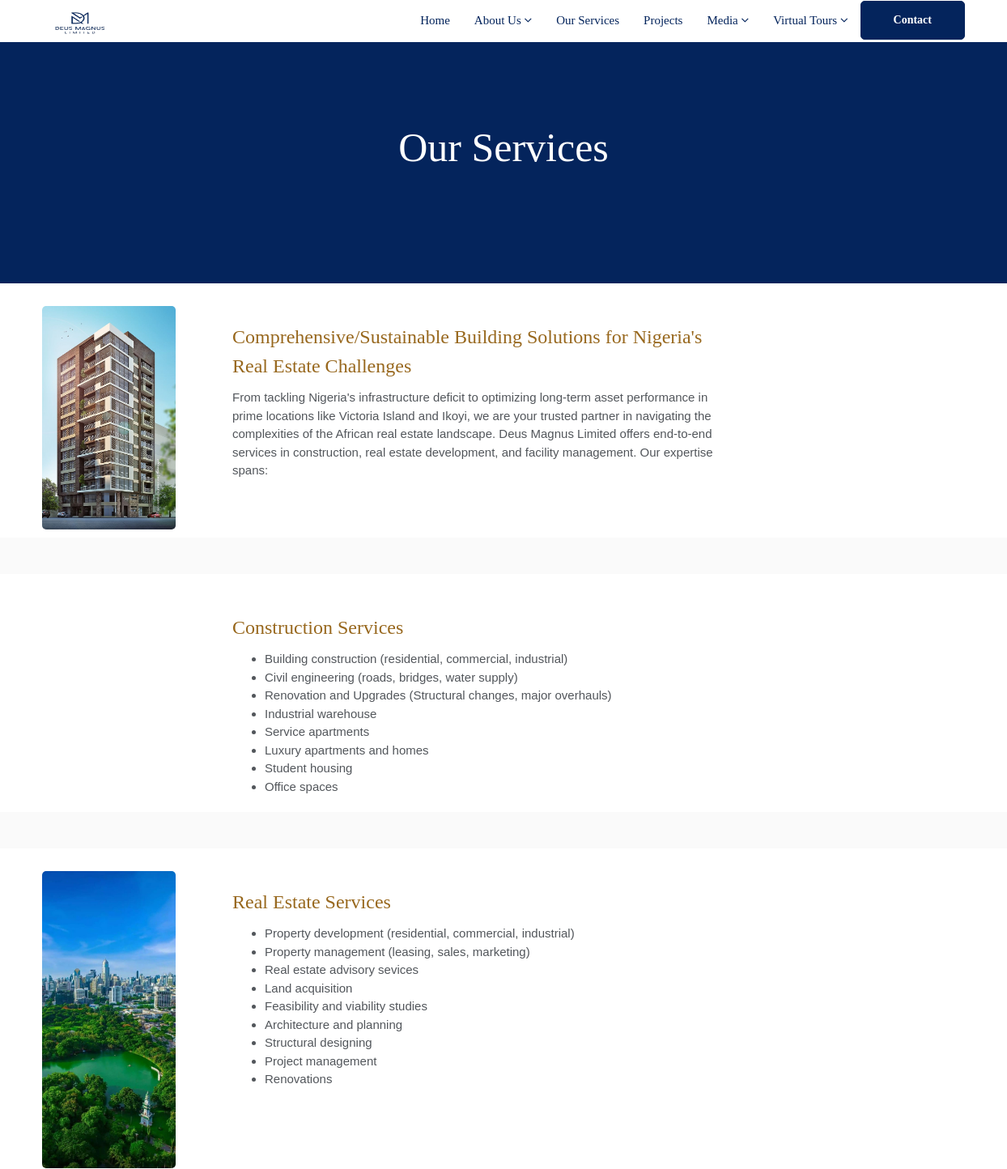
The page /services/ (upper part) on the database as committed earlier.
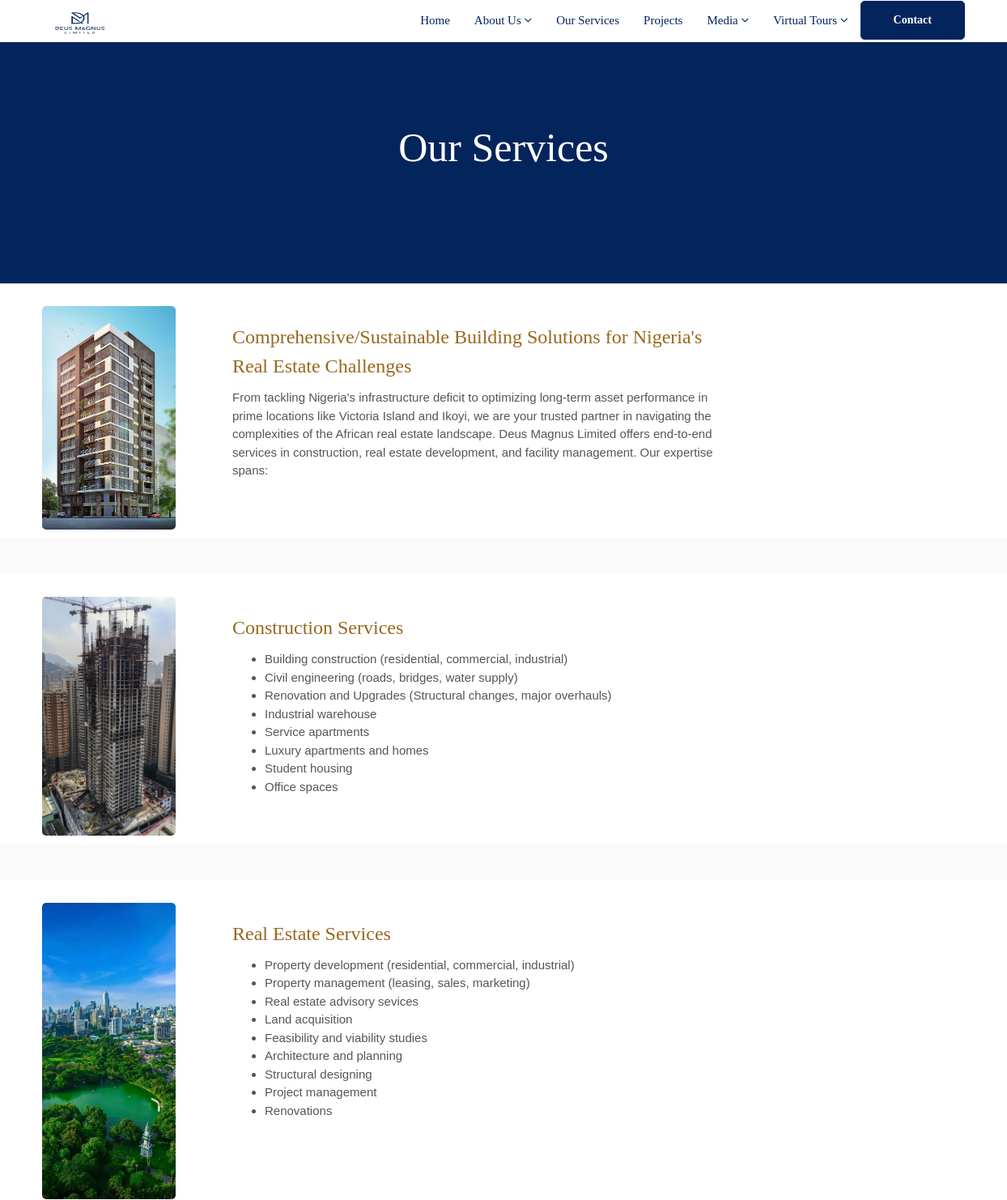
The same page on the database as committed later.
### deus_magnus/models.py (models this page shows)
class ServicesPagePicture(models.Model):
    deus_magnus_services_p = models.ImageField(upload_to='services_p/')

class RealEstatePicture(models.Model):
    deus_magnus_real_estate_p = models.ImageField(upload_to='real_estate_p/')

class ConstructionPicture(models.Model):
    deus_magnus_construction_p = models.ImageField(upload_to='construction_p/')

### deus_magnus/views.py (the view)
# urls.py: path('services/', ServicesPage.as_view(), name='services'),
class ServicesPage(ListView):
    model = ServicesPagePicture
    template_name = 'deus_magnus/servicespage.html'
    def get_context_data(self, **kwargs):
        context = super().get_context_data(**kwargs)
        context['reals'] = RealEstatePicture.objects.all()
        context['facilitys'] = FacilityManagementPicture.objects.all()
        context['constructions'] = ConstructionPicture.objects.all()
        return context

### templates/deus_magnus/servicespage.html (shortened to what this page needs)
{% extends "base.html" %}
{% load static %}
{% block content %}
<section class="section db p120">
    <div class="container">
        <div class="row">
            <div class="col-md-12"><br><br>
                <div class="tagline-message page-title text-center">
                    <h1 style="color:fff;font-family: Georgia;font-size:50px;">Our Services</h1>
                </div>
            </div>
        </div>
    </div>
</section>
<section class="section">
    <div class="container">
        <div class="row">
            <div class="col-md-2">
                {% for post in object_list %}
                <div class="custom-module">
                    <img style="border-radius: 5px; "src="{{ post.deus_magnus_services_p.url }}" alt="" class="img-responsive wow slideInLeft">
                </div>
                {% endfor %}
            </div>
            <div class="col-md-7">
                <div class="custom-module p40l">
                    <h3 style="color: #98681e;font-family: Georgia;">Comprehensive/Sustainable Building Solutions for Nigeria's Real Estate Challenges</h3>
                    <p>From tackling Nigeria's infrastructure deficit to optimizing long-term asset performance in prime locations like Victoria Island and Ikoyi,
                        we are your trusted partner in navigating the complexities of the African real estate landscape.
                        Deus Magnus Limited offers end-to-end services in construction, real estate development, and facility management. Our expertise spans:
                    </p>
                </div>
            </div>
        </div>
    </div>
</section><br><br>
<section class="section">
    <div class="container">
        <div class="row">
            <div class="col-md-2">
                {% for construction in constructions %}
                <a href="{% url 'construction_development' %}">
                <div class="custom-module">
                    <img style="border-radius: 5px;"src="{{ construction.deus_magnus_construction_p.url }}" alt="" class="img-responsive wow slideInLeft">
                </div>
                </a>
                {% endfor %}
            </div>
            <div class="col-md-7">
                <div class="custom-module p40l">
                    <a href="{% url 'construction_development' %}"><h3 style="color: #98681e;font-family: Georgia;">Construction Services</h3></a>
                    <div class="row">
                        <div class="col-lg-10 col-md-4 col-sm-4 col-xs-12 first">
                            <ul class="check">
                                <li>Building construction (residential, commercial, industrial)</li>
                                <li>Civil engineering (roads, bridges, water supply)</li>
                                <li>Renovation and Upgrades (Structural changes, major overhauls)</li>
                                <li>Industrial warehouse</li>
                                <li>Service apartments</li>
                                <li>Luxury apartments and homes</li>
                                <li>Student housing</li>
                                <li>Office spaces</li>
                            </ul>
                        </div>
                    </div>
                </div>
            </div>
        </div>
    </div>
</section><br><br>
<section class="section">
    <div class="container">
        <div class="row">
            <div class="col-md-2">
                {% for real in reals %}
                <a href="{% url 'real_estate_services' %}">
                <div class="custom-module">
                    <img style="border-radius: 5px;"src="{{ real.deus_magnus_real_estate_p.url }}" alt="" class="img-responsive wow slideInLeft">
                </div>
                 </a>
                {% endfor %}
            </div>
            <div class="col-md-7">
                <div class="custom-module p40l">
                    <a href="{% url 'real_estate_services' %}"><h3 style="color: #98681e;font-family: Georgia;">Real Estate Services</h3></a>
                    <div class="row">
                        <div class="col-lg-10 col-md-4 col-sm-4 col-xs-12 first">
                            <ul class="check">
                                <li>Property development (residential, commercial, industrial)</li>
                                <li>Property management (leasing, sales, marketing)</li>
                                <li>Real estate advisory sevices</li>
                                <li>Land acquisition</li>
                                <li>Feasibility and viability studies</li>
                                <li>Architecture and planning</li>
                                <li>Structural designing</li>
                                <li>Project management</li>
                                <li>Renovations</li>
                            </ul>
                        </div>
                    </div>
                </div>
            </div>
        </div>
    </div>
</section><br><br>
<br><br>
{% endblock %}

### templates/base.html (shortened to what this page needs)
{% load static %}
<head>
    <link href="{% static 'vendor/bootstrap/css/bootstrap.min.css' %}" rel="stylesheet">
	<link rel="stylesheet" href="{% static 'css/bootstrap.min.css' %}">
    <link rel="stylesheet" href="{% static 'css/font-awesome.min.css' %}">
    <link rel="stylesheet" href="{% static 'css/carousel.css' %}">
    <link rel="stylesheet" href="{% static 'css/animate.css' %}">
    <link rel="stylesheet" href="{% static 'css/style.css' %}">
</head>
<body>
    <div id="wrapper">
<header class="header">
    <div class="container">
        <nav class="navbar navbar-default yamm">
            <div class="navbar-header">
                    <div class="logo-normal">
                        <a class="navbar-brand" href="{% url 'home' %}"style="margin-bottom:2px;"><img src="{% static 'images/logo.png'%}"width="86" height="57" alt=""></a>
                    </div>
            </div>
            <div id="navbar" class="navbar-collapse collapse">
                <ul class="nav navbar-nav navbar-right">
                    <li><a href="{% url 'home' %}">Home</a></li>
                    <li class="dropdown hassubmenu">
                        <a href="#" class="dropdown-oggle" data-toggle="dropdown" role="button"aria-expanded="false">About Us <span class="fa fa-angle-down"></span></a>
                    </li>
                    <li><a href="{% url 'services'%}">Our Services</a></li>
                    <li><a href="{% url 'projects'%}">Projects</a></li>
                    <li class="dropdown hassubmenu">
                        <a href="#" class="dropdown-oggle" data-toggle="dropdown" role="button"aria-expanded="false">Media <span class="fa fa-angle-down"></span></a>
                    </li>
                    <li class="dropdown hassubmenu">
                        <a href="#" class="dropdown-oggle" data-toggle="dropdown" role="button"aria-expanded="false">Virtual Tours <span class="fa fa-angle-down"></span></a>
                    </li>
                    <a href="{% url 'contact' %}" class="btn btn-primary py-4 px-lg-5 d-none d-lg-block"style="margin-top:1px; border-radius: 5px; font-family:Georgia">Contact </i></a>
                </ul>
            </div>
        </nav>
    </div>
</header>
        {% block content %}
        {% endblock  %}
</div>
</body>
</html>

### static/css/style.css (style rules this page uses)
body { background-color: #f9f9f9ab; line-height: 1.5; font-size: 15px; color: #52565b; font-family: "Heebo", sans-serif; position: static; font-weight: 400; }
body, p, li, a { font-family:'Nunito',sans-serif; }
.course-details h4 a, .readmore, .testimonial strong, h1, h2, h3, h4, h5, h6 { color: #04245c; }
h1, h2, h3, h4, h5, h6 { line-height: 1.5; font-family:sans-serif; }
.cop-logo img, a { color: #04245c; text-decoration: none !important; -webkit-transition: all ease 0.3s; -moz-transition: all ease 0.3s; transition: all ease 0.3s; }
.header { position: static; z-index: 111; left: 0; top: 0; right: 0; padding: 0; background-color: transparent; text-decoration: none !important; -webkit-transition: all .3s ease-in-out; -moz-transition: all .3s ease-in-out; -ms-transition: all .3s ease-in-out; -o-transition: all .3s ease-in-out; transition: all .3s ease-in-out; }
.navbar-default { margin: 0; background-color: transparent; background: none; border: 0; }
.navbar-default .nav>li>a { color: #04245c !important; text-transform: capitalize; font-size: 15px; font-weight: 500; outline: none; font-family:Georgia; }
.navbar-brand img { margin: 0 !important; }
.navbar-brand { padding: 0 10px 0 0; }
.yamm .nav, .yamm .collapse, .yamm .dropup, .yamm .dropdown { position:static; }
.yamm .dropdown { position: relative; }
.yamm ul { padding: 0; }
.section { background-color: #ffffff; padding: 1rem 0; position: relative; display: block; padding-top: 28px; }
.section.db { background-color: #04245c; }
.header { position: sticky; top: 0; z-index: 1000; background-color:#fff; }
.p120 { padding-bottom: 120px !important; }
.p40l { padding-left: 4rem; }
.custom-module p { padding: 0; margin: 0; }
.btn { border-radius: 0; font-size: 14px; border: 1px solid #fff; font-weight: bold; color: #ffffff !important; padding: 13px 40px; text-transform: capitalize; }
.shop-desc small, .shop-meta a, .authorbox small, blockquote:before, blockquote:after, .blog-meta small a, .small-box i, .copyrights ul li:hover a, .footer .readmore, .breadcrumb>li a, .yamm h4, .yamm-content li:hover a, .yamm .hassubmenu li:hover a, .check li:before, .stat-count h3, .blog-desc h4:hover a, .post-meta li:after, .course-box small, .course-details h4:hover a, .course-footer i, a:hover, a:focus, .box i, .topbar .text-left i { color: #98681e; }
.cb, .box .event-desc small, .pagination a, .pagination>.active>a, .pagination>.active>a:focus, .pagination>.active>a:hover, .pagination>.active>span, .pagination>.active>span:focus, .pagination>.active>span:hover, .tags-widget a, .owl-theme-01 .owl-nav [class*="owl-"]:hover, .yamm .dropdown-menu li:hover .menu-button, .yamm .dropdown-menu li .menu-button, mark, .bgcolor1, .image-wrap:before, .image-wrap:after, .btn-primary { border-color: #04245c; background-color: #04245c; box-shadow: inset 0 0 0 0 #98681e; -webkit-transition: all ease 0.5s; -moz-transition: all ease 0.5s; transition: all ease 0.5s; }

Rows that differ between the two databases and show on the page:
added ConstructionPicture: deus_magnus_construction_p (picture)
